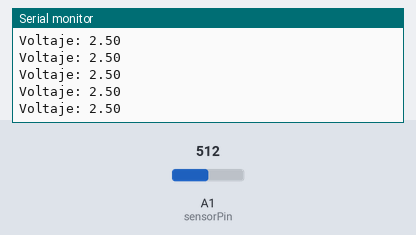
Bench run of a sketch on a simulated Arduino Uno, built with avr-gcc and run on an emulated ATmega328P. Parts: the last lines printed to the serial monitor. The inputs (shaded band) are chosen by the test bench; at power-on: A1 (sensorPin) = 512.

Above: at 1.2 s.
1.3 s: A1 (sensorPin) set to 716
At 1.31 s:
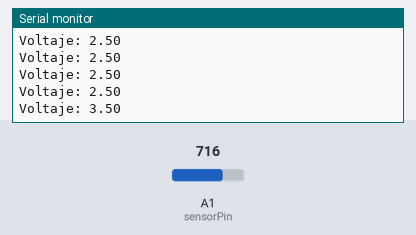
2.8 s: A1 (sensorPin) set to 900
At 2.82 s:
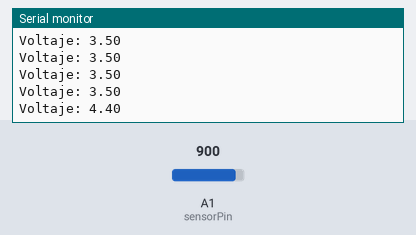
Timing chart, 0 to 5.8 s (numbered marks = the images above; inputs shaded):
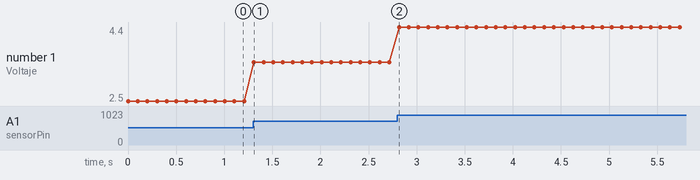

The sketch:

sonometro.ino
```cpp
const int sensorPin = A1; // Pin analógico para la lectura

void setup() {
  Serial.begin(9600); // Inicializa la comunicación serial
}

void loop() {
  int sensorValue = analogRead(sensorPin); // Lee el valor analógico del pin A0
  float voltage = (sensorValue * 5.0) / 1023.0; // Calcula el voltaje
  Serial.print("Voltaje: ");
  Serial.println(voltage); // Imprime el voltaje en el monitor serial
  delay(100); // Espera 100 milisegundos
}
```

Measured:
- after the input at 1.3 s, the serial monitor: prints a new line at once (image 1)
- after the input at 2.8 s, the serial monitor: prints a new line at once (image 2)
- plotted number 1: 2.5 → 3.5 after the input at 1.3 s, 3.5 → 4.4 after the input at 2.8 s
